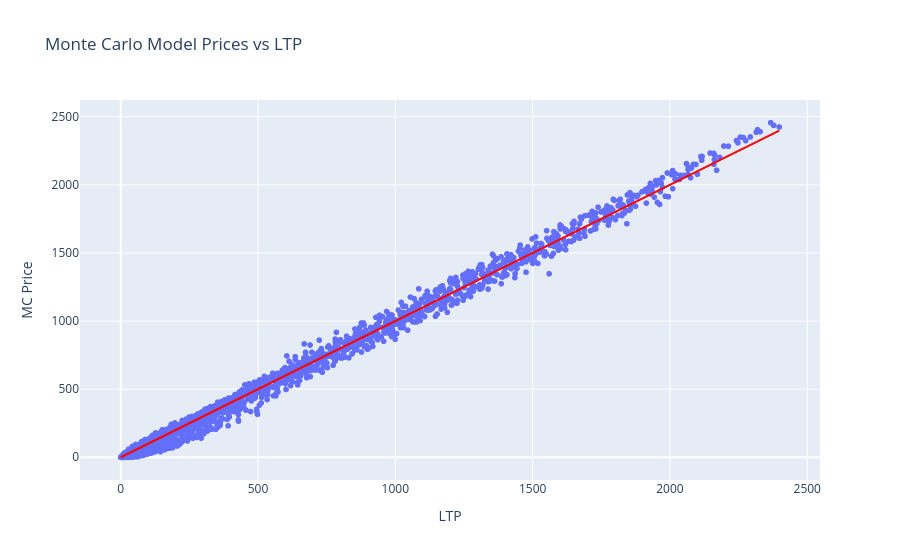

Write notebook code for a chart like this one.
### Code cell
fig = px.scatter(option_data, x='LTP', y='MC Price', title='Monte Carlo Model Prices vs LTP')
fig.add_shape(type='line', x0=option_data['LTP'].min(), y0=option_data['LTP'].min(), x1=option_data['LTP'].max(), y1=option_data['LTP'].max(),
              line=dict(color='Red'))
fig.show()

### Figure 1 — Plotly figure (JSON) as saved in the notebook; plotly's stock layout.template omitted (floating-point values rounded to 4 significant figures; data arrays with more than 128 entries replaced by an {"elided": "..."} marker saying what was removed)
{"data": [{"hovertemplate": "LTP=%{x}<br>MC Price=%{y}<extra></extra>", "legendgroup": "", "marker": {"color": "#636efa", "symbol": "circle"}, "mode": "markers", "name": "", "showlegend": false, "type": "scattergl", "x": {"elided": "2753 float values"}, "xaxis": "x", "y": {"elided": "2753 float values"}, "yaxis": "y"}], "layout": {"legend": {"tracegroupgap": 0}, "shapes": [{"line": {"color": "Red"}, "type": "line", "x0": 0.05, "x1": 2398.0, "y0": 0.05, "y1": 2398.0}], "title": {"text": "Monte Carlo Model Prices vs LTP"}, "xaxis": {"anchor": "y", "domain": [0, 1], "title": {"text": "LTP"}}, "yaxis": {"anchor": "x", "domain": [0, 1], "title": {"text": "MC Price"}}}}
